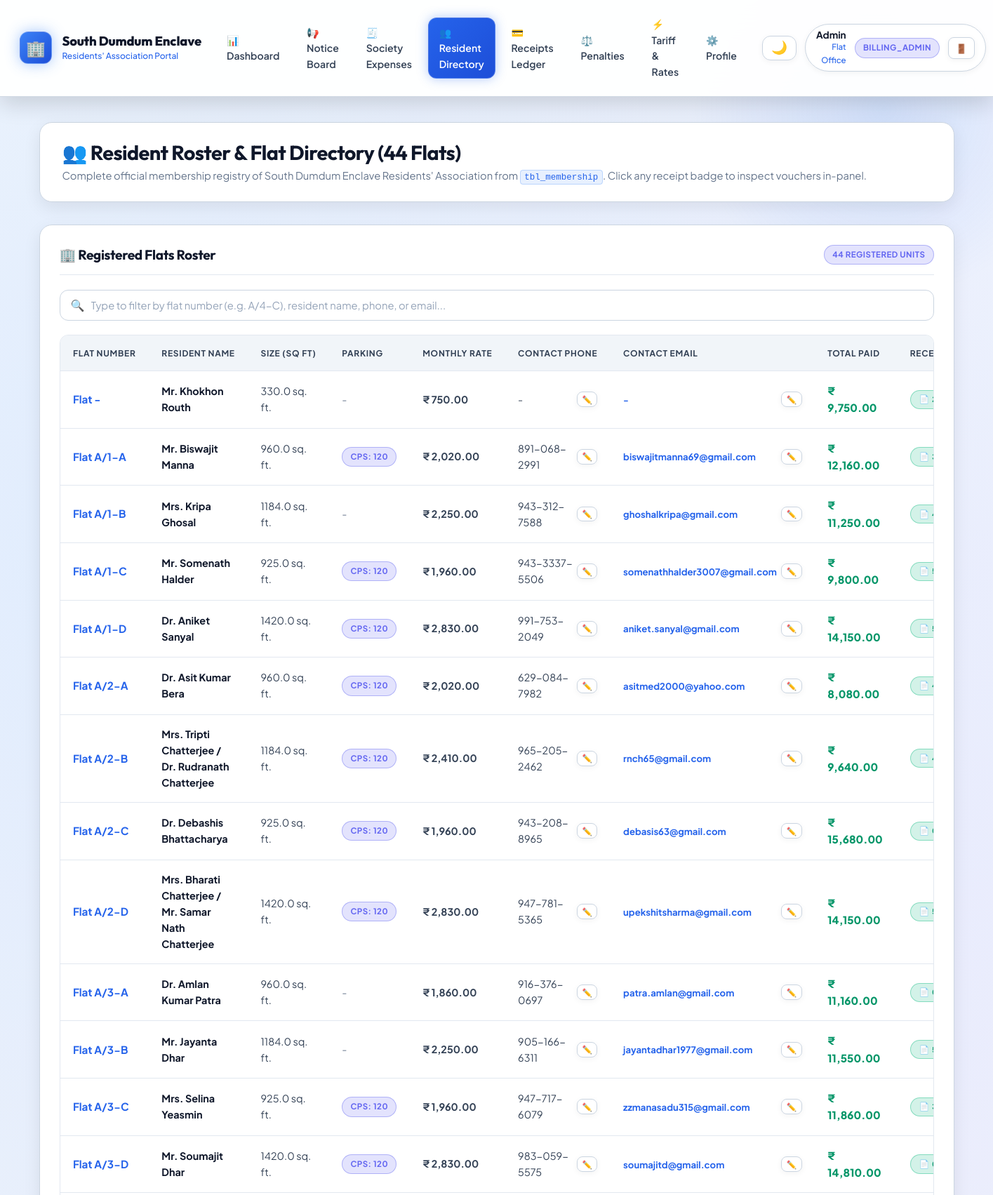
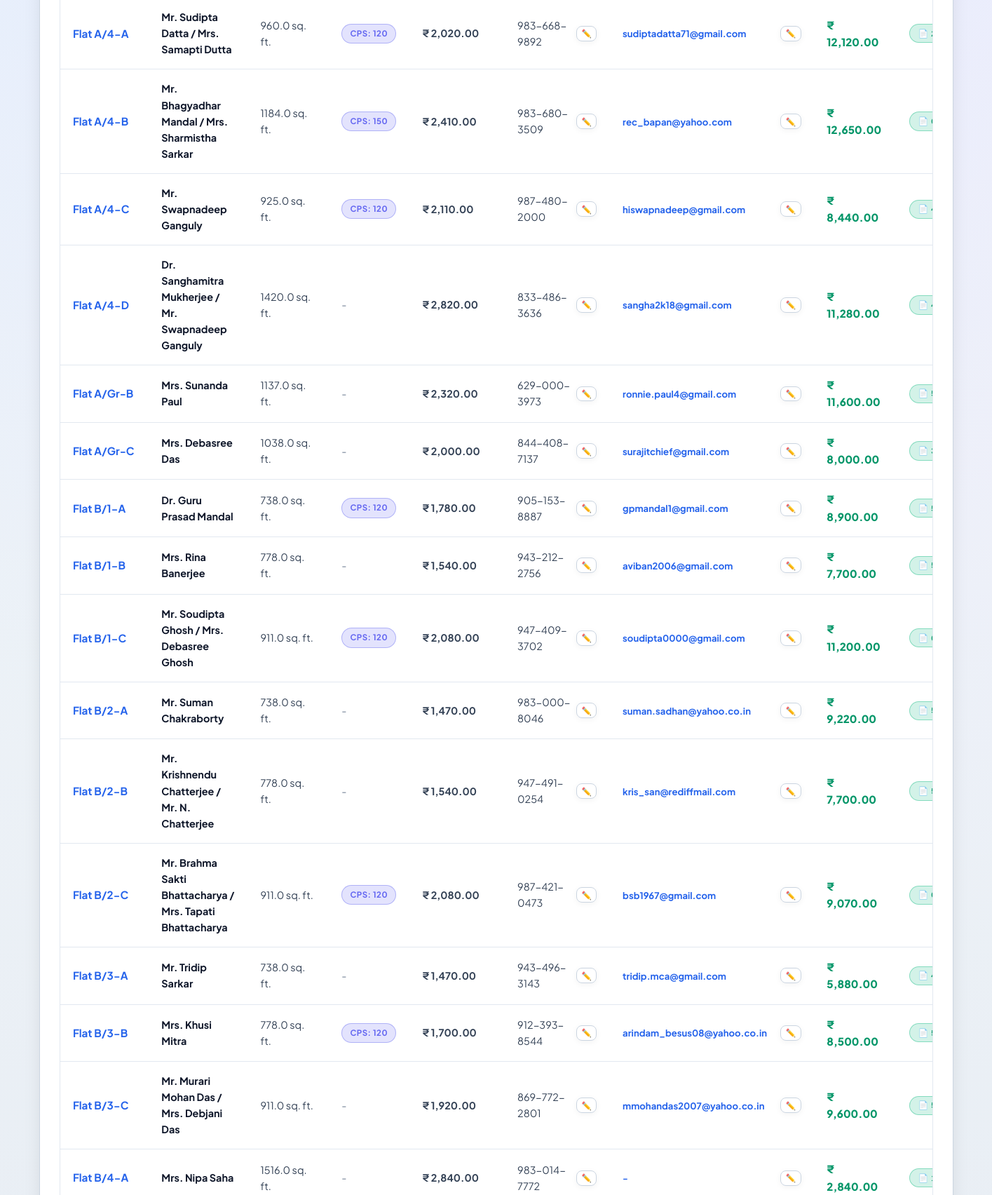
The app's page /admin/members (signed in, upper part) with its own data (2 pictures, top to bottom).
### tables this page shows
CREATE TABLE tbl_membership (
    id INTEGER PRIMARY KEY,
    flat_no TEXT NOT NULL,
    member_name TEXT NOT NULL,
    RvsdFlatSize REAL,
    car_parking_space TEXT,
    cps_owner INTEGER,
    tws_owner INTEGER,
    tws_count INTEGER,
    flat_charges REAL,
    common_expenses REAL,
    cps_charges REAL,
    tws_charges REAL,
    capital_fund REAL,
    monthly_charge REAL,
    password_hash TEXT
);

### app.py (the view)
@app.route('/admin/members')
@roles_required('super_admin', 'billing_admin', 'president', 'secretary', 'treasurer', 'caretaker')
def admin_members():
    search_q = request.args.get('q', '').strip()
    query = """
        SELECT m.*,
               c.mobile_num_1, c.mobile_num_2, c.email_1, c.email_2,
               COALESCE(r.total_paid, 0) as total_paid,
               COALESCE(r.receipts_count, 0) as receipts_count,
               r.last_payment_date
        FROM tbl_membership m
        LEFT JOIN tbl_mbr_cntct c ON LOWER(TRIM(m.flat_no)) = LOWER(TRIM(c.flat_no))
        LEFT JOIN (
            SELECT LOWER(TRIM(flat_no)) as flat_no,
                   SUM(amount) as total_paid,
                   COUNT(receipt_no) as receipts_count,
                   MAX(payment_date) as last_payment_date
            FROM tbl_receipts
            GROUP BY LOWER(TRIM(flat_no))
        ) r ON LOWER(TRIM(m.flat_no)) = r.flat_no
    """
    params = []
    if search_q:
        query += " WHERE m.flat_no LIKE %s OR m.member_name LIKE %s OR c.mobile_num_1 LIKE %s OR c.email_1 LIKE %s"
        params.extend([f"%{search_q}%", f"%{search_q}%", f"%{search_q}%", f"%{search_q}%"])
    query += " ORDER BY m.flat_no"
    members = query_db(query, params)
    return render_template('admin_members.html', members=members, search_q=search_q)

### app.py (called while the page is built)
@app.after_request
def set_response_headers(response):
    if request.path.startswith('/static/'):
        response.headers['Cache-Control'] = 'public, max-age=0, must-revalidate'
    return response

@app.context_processor
def inject_globals():
    user = session.get('user')
    if not isinstance(user, dict):
        user = None
    is_admin = bool(user and (user.get('role') in ADMIN_ROLES or user.get('is_admin', False)))
    is_exec = bool(user and (user.get('role') in EXECUTIVE_ROLES or user.get('is_admin', False)))
    is_billing_admin = bool(user and (user.get('role') in {'super_admin', 'billing_admin'} or user.get('username') == 'admin'))
    return {
        'config': Config,
        'now': datetime.now(),
        'current_user': user,
        'is_admin': is_admin,
        'is_executive': is_exec,
        'is_billing_admin': is_billing_admin,
        'asset_version': '2.1.2'
    }

def roles_required(*allowed_roles):
    def decorator(f):
        @wraps(f)
        def decorated_function(*args, **kwargs):
            user = session.get('user')
            if not user or not isinstance(user, dict):
                session.pop('user', None)
                flash('Please log in to continue.', 'warning')
                return redirect(url_for('login', next=request.url))
            user_role = user.get('role', 'MEMBER')
            has_role = (user_role in allowed_roles) or (user_role == 'super_admin') or (user.get('username') == 'admin')
            if not has_role:
                flash('Access Denied: You do not have permission to view this resource.', 'danger')
                return redirect(url_for('dashboard'))
            return f(*args, **kwargs)
        return decorated_function
    return decorator

### database.py (called while the page is built, shortened)
def get_writable_sqlite_path():
    global _WRITABLE_SQLITE_PATH
    if _WRITABLE_SQLITE_PATH and os.path.exists(_WRITABLE_SQLITE_PATH):
        return _WRITABLE_SQLITE_PATH

def get_sqlite_connection():
    db_path = get_writable_sqlite_path()
    conn = sqlite3.connect(db_path)
    conn.row_factory = sqlite3.Row
    conn.create_function('DATE_FORMAT', 2, sqlite_date_format)
    return conn

def determine_engine():
    global _ENGINE_MODE
    if _ENGINE_MODE is not None:
        return _ENGINE_MODE

### templates/admin_members.html (shortened to what this page needs)
{% extends 'base.html' %}
{% block content %}
<div class="page-header">
    <div class="page-header-title">
        <h2>👥 Resident Roster & Flat Directory (44 Flats)</h2>
        <p>Complete official membership registry of South Dumdum Enclave Residents' Association from <code>tbl_membership</code>. Click any receipt badge to inspect vouchers in-panel.</p>
    </div>
</div>
<div class="card">
    <div class="card-header">
        <h3 class="card-title">🏢 Registered Flats Roster</h3>
        <span id="memberCountBadge" class="badge badge-info">{{ members|length }} Registered Units</span>
    </div>
    <div style="margin-bottom: 1.25rem;">
        <form method="GET" action="{{ url_for('admin_members') }}">
            <div class="live-search-box">
                <span class="search-icon">🔍</span>
                <input type="text" id="memberSearch" name="q" value="{{ search_q or '' }}" class="form-control" placeholder="Type to filter by flat number (e.g. A/4-C), resident name, phone, or email..." data-live-search="#membersTable" data-search-counter="#memberCountBadge" data-clear-btn="clearMemberSearch">
            </div>
        </form>
    </div>
    <div class="table-container">
        <table class="custom-table" id="membersTable">
            <thead>
                <tr>
                    <th>Flat Number</th>
                    <th>Resident Name</th>
                    <th>Size (Sq Ft)</th>
                    <th>Parking</th>
                    <th>Monthly Rate</th>
                    <th>Contact Phone</th>
                    <th>Contact Email</th>
                    <th>Total Paid</th>
                    <th>Receipts (Click to View)</th>
                </tr>
            </thead>
            <tbody>
                {% for m in members %}
                <tr>
                    <td>
                        <strong class="text-highlight-blue" style="font-size: 0.95rem;">Flat {{ m.flat_no }}</strong>
                    </td>
                    <td>
                        <strong class="text-main">{{ m.member_name }}</strong>
                    </td>
                    <td class="text-secondary">{{ m.RvsdFlatSize or '-' }} sq. ft.</td>
                    <td>
                        {% if m.cps_owner %}
                        <span class="badge badge-info">CPS: {{ m.car_parking_space }}</span>
                        {% else %}
                        <span class="text-muted">-</span>
                        {% endif %}
                    </td>
                    <td>
                        <strong class="text-secondary">₹ {{ "{:,.2f}".format(m.monthly_charge or 0) }}</strong>
                    </td>
                    <td class="text-secondary">
                        <div style="display: flex; align-items: center; justify-content: space-between; gap: 0.4rem;">
                            <span>{{ m.mobile_num_1 or m.mobile_num_2 or '-' }}</span>
                            <button type="button" class="btn btn-sm btn-secondary" style="padding: 0.15rem 0.4rem; font-size: 0.72rem;" title="Edit Contact Info" onclick="openEditContactModal('{{ m.flat_no }}', '{{ m.member_name }}', '{{ m.email_1 or m.email_2 or '' }}', '{{ m.mobile_num_1 or m.mobile_num_2 or '' }}')">
                                ✏️
                            </button>
                        </div>
                    </td>
                    <td>
                        <div style="display: flex; align-items: center; justify-content: space-between; gap: 0.4rem;">
                            <span class="text-highlight-blue" style="font-size: 0.82rem;">{{ m.email_1 or m.email_2 or '-' }}</span>
                            <button type="button" class="btn btn-sm btn-secondary" style="padding: 0.15rem 0.4rem; font-size: 0.72rem;" title="Edit Contact Info" onclick="openEditContactModal('{{ m.flat_no }}', '{{ m.member_name }}', '{{ m.email_1 or m.email_2 or '' }}', '{{ m.mobile_num_1 or m.mobile_num_2 or '' }}')">
                                ✏️
                            </button>
                        </div>
                    </td>
                    <td>
                        <strong class="text-amount-success" style="font-size: 0.95rem;">₹ {{ "{:,.2f}".format(m.total_paid) }}</strong>
                    </td>
                    <td>
                        {% if m.receipts_count > 0 %}
                        <div style="display: flex; align-items: center; gap: 0.4rem;">
                            <button type="button" class="badge badge-success badge-interactive btn-view-member-receipts" data-flat-no="{{ m.flat_no }}" data-member-name="{{ m.member_name }}" onclick="openMemberReceiptsModal(this.getAttribute('data-flat-no'), this.getAttribute('data-member-name'))" title="Inspect {{ m.receipts_count }} receipts for Flat {{ m.flat_no }} in popup">
                                📄 {{ m.receipts_count }} receipts &rarr;
                            </button>
                        </div>
                        {% else %}
                        <a href="{{ url_for('admin_receipts', flat=m.flat_no) }}" class="badge badge-warning" title="No receipts yet. Click to issue first receipt.">
                            + 0 receipts
                        </a>
                        {% endif %}
                    </td>
                </tr>
                {% endfor %}
            </tbody>
        </table>
    </div>
</div>
{% endblock %}

### templates/base.html (style rules this page uses)
:root, [data-theme="dark"], html[data-theme="dark"], body[data-theme="dark"] { --font-heading: 'Outfit', -apple-system, BlinkMacSystemFont, 'Segoe UI', Roboto, sans-serif; --font-body: 'Plus Jakarta Sans', -apple-system, BlinkMacSystemFont, 'Segoe UI', Roboto, sans-serif; --primary-50: #eff6ff; --primary-100: #dbeafe; --primary-200: #bfdbfe; --primary-300: #93c5fd; --primary-400: #60a5fa; --primary-500: #3b82f6; --primary-600: #2563eb; --primary-700: #1d4ed8; --primary-800: #1e40af; --primary-900: #1e3a8a; --primary-950: #0f172a; --emerald-500: #10b981; --emerald-600: #059669; --emerald-700: #047857; --amber-500: #f59e0b; --amber-600: #d97706; --amber-700: #b45309; --rose-500: #f43f5e; --rose-600: #e11d48; --rose-700: #be123c; --slate-50: #f8fafc; --slate-100: #f1f5f9; --slate-200: #e2e8f0; --slate-300: #cbd5e1; --slate-400: #94a3b8; --slate-500: #64748b; --slate-600: #475569; --slate-700: #334155; --slate-800: #1e293b; --slate-900: #0f172a; --slate-950: #020617; --radius-sm: 8px; --radius-md: 12px; --radius-lg: 18px; --radius-xl: 26px; --radius-pill: 9999px; --theme-mode: 'dark'; --text-main: #ffffff; --text-secondary: #cbd5e1; --text-muted: #94a3b8; --text-heading: #ffffff; --bg-body: #070b14; --bg-gradient: radial-gradient(circle at 15% 15%, rgba(30, 58, 138, 0.35) 0%, transparent 45%), radial-gradient(circle at 85% 25%, rgba(126, 34, 206, 0.25) 0%, transparent 45%), radial-gradient(circle at 50% 85%, rgba(15, 23, 42, 0.9) 0%, transparent 60%), linear-gradient(180deg, #070b14 0%, #0b1329 50%, #030712 100%); --navbar-bg: rgba(10, 16, 31, 0.88); --navbar-border: rgba(255, 255, 255, 0.1); --surface-card: rgba(15, 23, 42, 0.82); --surface-card-hover: rgba(22, 33, 58, 0.9); --surface-border: rgba(255, 255, 255, 0.1); --surface-border-hover: rgba(59, 130, 246, 0.45); --table-th-bg: rgba(30, 41, 59, 0.88); --table-th-color: #cbd5e1; --table-td-color: #e2e8f0; --table-td-border: rgba(255, 255, 255, 0.06); --form-bg: rgba(15, 23, 42, 0.85); --form-border: rgba(255, 255, 255, 0.15); --form-text: #ffffff; }
:root[data-theme="light"], html[data-theme="light"], body[data-theme="light"], [data-theme="light"] { --theme-mode: 'light'; --text-main: #0f172a; --text-secondary: #334155; --text-muted: #64748b; --text-heading: #0f172a; --bg-body: #f8fafc; --bg-gradient: radial-gradient(circle at 15% 15%, rgba(219, 234, 254, 0.75) 0%, transparent 45%), radial-gradient(circle at 85% 25%, rgba(237, 233, 254, 0.75) 0%, transparent 45%), linear-gradient(180deg, #f8fafc 0%, #edf2f7 50%, #e2e8f0 100%); --navbar-bg: rgba(255, 255, 255, 0.94); --navbar-border: rgba(203, 213, 225, 0.9); --surface-card: #ffffff; --surface-card-hover: #ffffff; --surface-border: #cbd5e1; --surface-border-hover: #2563eb; --table-th-bg: #f1f5f9; --table-th-color: #334155; --table-td-color: #0f172a; --table-td-border: #e2e8f0; --form-bg: #ffffff; --form-border: #cbd5e1; --form-text: #0f172a; }

### records on screen
tbl_membership: flat_no "-", member_name "Mr. Khokhon Routh", RvsdFlatSize "330.0", monthly_charge "750.00", mobile_num_1 "-", email_1 "-", total_paid "9,750.00"
tbl_membership: flat_no "A/1-A", member_name "Mr. Biswajit Manna", RvsdFlatSize "960.0", car_parking_space "120", monthly_charge "2,020.00", mobile_num_1 "891-068-2991", email_1 "biswajitmanna69@gmail.com", total_paid "12,160.00"
tbl_membership: flat_no "A/1-B", member_name "Mrs. Kripa Ghosal", RvsdFlatSize "1184.0", monthly_charge "2,250.00", mobile_num_1 "943-312-7588", email_1 "ghoshalkripa@gmail.com", total_paid "11,250.00"
tbl_membership: flat_no "A/1-C", member_name "Mr. Somenath Halder", RvsdFlatSize "925.0", car_parking_space "120", monthly_charge "1,960.00", mobile_num_1 "943-3337-5506", email_1 "somenathhalder3007@gmail.com", total_paid "9,800.00"
tbl_membership: flat_no "A/1-D", member_name "Dr. Aniket Sanyal", RvsdFlatSize "1420.0", car_parking_space "120", monthly_charge "2,830.00", mobile_num_1 "991-753-2049", email_1 "aniket.sanyal@gmail.com", total_paid "14,150.00"
tbl_membership: flat_no "A/2-A", member_name "Dr. Asit Kumar Bera", RvsdFlatSize "960.0", car_parking_space "120", monthly_charge "2,020.00", mobile_num_1 "629-084-7982", email_1 "asitmed2000@yahoo.com", total_paid "8,080.00"
tbl_membership: flat_no "A/2-B", member_name "Mrs. Tripti Chatterjee / Dr. Rudranath Chatterjee", RvsdFlatSize "1184.0", car_parking_space "120", monthly_charge "2,410.00", mobile_num_1 "965-205-2462", email_1 "rnch65@gmail.com", total_paid "9,640.00"
tbl_membership: flat_no "A/2-C", member_name "Dr. Debashis Bhattacharya", RvsdFlatSize "925.0", car_parking_space "120", monthly_charge "1,960.00", mobile_num_1 "943-208-8965", email_1 "debasis63@gmail.com", total_paid "15,680.00"
tbl_membership: flat_no "A/2-D", member_name "Mrs. Bharati Chatterjee / Mr. Samar Nath Chatterjee", RvsdFlatSize "1420.0", car_parking_space "120", monthly_charge "2,830.00", mobile_num_1 "947-781-5365", email_1 "upekshitsharma@gmail.com", total_paid "14,150.00"
tbl_membership: flat_no "A/3-A", member_name "Dr. Amlan Kumar Patra", RvsdFlatSize "960.0", monthly_charge "1,860.00", mobile_num_1 "916-376-0697", email_1 "patra.amlan@gmail.com", total_paid "11,160.00"
tbl_membership: flat_no "A/3-B", member_name "Mr. Jayanta Dhar", RvsdFlatSize "1184.0", monthly_charge "2,250.00", mobile_num_1 "905-166-6311", email_1 "jayantadhar1977@gmail.com", total_paid "11,550.00"
tbl_membership: flat_no "A/3-C", member_name "Mrs. Selina Yeasmin", RvsdFlatSize "925.0", car_parking_space "120", monthly_charge "1,960.00", mobile_num_1 "947-717-6079", email_1 "zzmanasadu315@gmail.com", total_paid "11,860.00"
tbl_membership: flat_no "A/3-D", member_name "Mr. Soumajit Dhar", RvsdFlatSize "1420.0", car_parking_space "120", monthly_charge "2,830.00", mobile_num_1 "983-059-5575", email_1 "soumajitd@gmail.com", total_paid "14,810.00"
tbl_membership: flat_no "A/4-A", member_name "Mr. Sudipta Datta / Mrs. Samapti Dutta", RvsdFlatSize "960.0", car_parking_space "120", monthly_charge "2,020.00", mobile_num_1 "983-668-9892", email_1 "sudiptadatta71@gmail.com", total_paid "12,120.00"
tbl_membership: flat_no "A/4-B", member_name "Mr. Bhagyadhar Mandal / Mrs. Sharmistha Sarkar", RvsdFlatSize "1184.0", car_parking_space "150", monthly_charge "2,410.00", mobile_num_1 "983-680-3509", email_1 "rec_bapan@yahoo.com", total_paid "12,650.00"
tbl_membership: flat_no "A/4-C", member_name "Mr. Swapnadeep Ganguly", RvsdFlatSize "925.0", car_parking_space "120", monthly_charge "2,110.00", mobile_num_1 "987-480-2000", email_1 "hiswapnadeep@gmail.com", total_paid "8,440.00"
tbl_membership: flat_no "A/4-D", member_name "Dr. Sanghamitra Mukherjee / Mr. Swapnadeep Ganguly", RvsdFlatSize "1420.0", monthly_charge "2,820.00", mobile_num_1 "833-486-3636", email_1 "sangha2k18@gmail.com", total_paid "11,280.00"
tbl_membership: flat_no "A/Gr-B", member_name "Mrs. Sunanda Paul", RvsdFlatSize "1137.0", monthly_charge "2,320.00", mobile_num_1 "629-000-3973", email_1 "ronnie.paul4@gmail.com", total_paid "11,600.00"
tbl_membership: flat_no "A/Gr-C", member_name "Mrs. Debasree Das", RvsdFlatSize "1038.0", monthly_charge "2,000.00", mobile_num_1 "844-408-7137", email_1 "surajitchief@gmail.com", total_paid "8,000.00"
tbl_membership: flat_no "B/1-A", member_name "Dr. Guru Prasad Mandal", RvsdFlatSize "738.0", car_parking_space "120", monthly_charge "1,780.00", mobile_num_1 "905-153-8887", email_1 "gpmandal1@gmail.com", total_paid "8,900.00"
tbl_membership: flat_no "B/1-B", member_name "Mrs. Rina Banerjee", RvsdFlatSize "778.0", monthly_charge "1,540.00", mobile_num_1 "943-212-2756", email_1 "aviban2006@gmail.com", total_paid "7,700.00"
tbl_membership: flat_no "B/1-C", member_name "Mr. Soudipta Ghosh / Mrs. Debasree Ghosh", RvsdFlatSize "911.0", car_parking_space "120", monthly_charge "2,080.00", mobile_num_1 "947-409-3702", email_1 "soudipta0000@gmail.com", total_paid "11,200.00"
tbl_membership: flat_no "B/2-A", member_name "Mr. Suman Chakraborty", RvsdFlatSize "738.0", monthly_charge "1,470.00", mobile_num_1 "983-000-8046", email_1 "suman.sadhan@yahoo.co.in", total_paid "9,220.00"
tbl_membership: flat_no "B/2-B", member_name "Mr. Krishnendu Chatterjee / Mr. N. Chatterjee", RvsdFlatSize "778.0", monthly_charge "1,540.00", mobile_num_1 "947-491-0254", email_1 "kris_san@rediffmail.com", total_paid "7,700.00"
tbl_membership: flat_no "B/2-C", member_name "Mr. Brahma Sakti Bhattacharya / Mrs. Tapati Bhattacharya", RvsdFlatSize "911.0", car_parking_space "120", monthly_charge "2,080.00", mobile_num_1 "987-421-0473", email_1 "bsb1967@gmail.com", total_paid "9,070.00"
tbl_membership: flat_no "B/3-A", member_name "Mr. Tridip Sarkar", RvsdFlatSize "738.0", monthly_charge "1,470.00", mobile_num_1 "943-496-3143", email_1 "tridip.mca@gmail.com", total_paid "5,880.00"
tbl_membership: flat_no "B/3-B", member_name "Mrs. Khusi Mitra", RvsdFlatSize "778.0", car_parking_space "120", monthly_charge "1,700.00", mobile_num_1 "912-393-8544", email_1 "arindam_besus08@yahoo.co.in", total_paid "8,500.00"
tbl_membership: flat_no "B/3-C", member_name "Mr. Murari Mohan Das / Mrs. Debjani Das", RvsdFlatSize "911.0", monthly_charge "1,920.00", mobile_num_1 "869-772-2801", email_1 "mmohandas2007@yahoo.co.in", total_paid "9,600.00"
tbl_membership: flat_no "B/4-A", member_name "Mrs. Nipa Saha", RvsdFlatSize "1516.0", monthly_charge "2,840.00", mobile_num_1 "983-014-7772", car_parking_space "-", total_paid "2,840.00"

### other values on screen
{{ current_user.name }} "Admin"
{{ current_user.flat_no }} "Office"
{{ current_user.role }} "BILLING_ADMIN"
{{ members|length }} "44"
